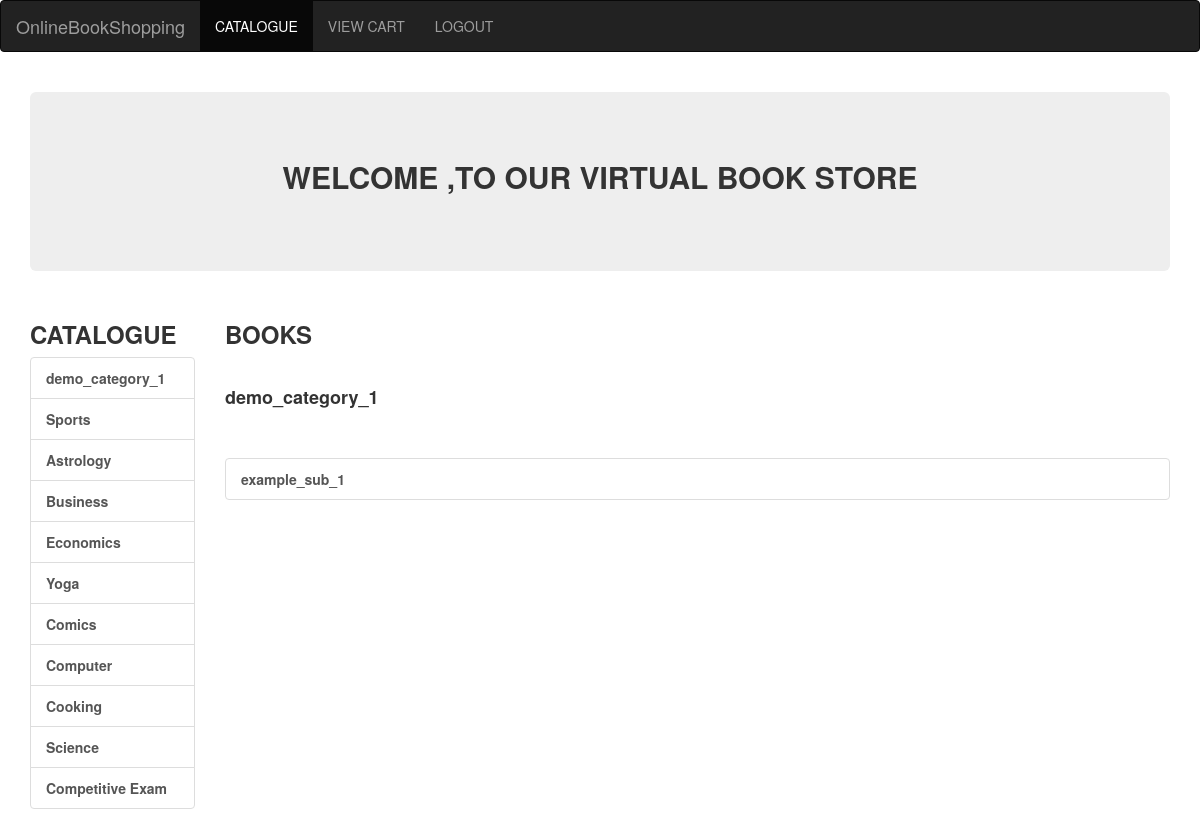
Page /subcat.php?cat=59&catnm=demo_category_1 on the committed database.
### tables this page shows
CREATE TABLE `category` (
  `cat_id` int(4) NOT NULL,
  `cat_nm` varchar(30) NOT NULL
);

CREATE TABLE `subcat` (
  `subcat_id` int(4) NOT NULL,
  `parent_id` int(4) NOT NULL,
  `subcat_nm` varchar(35) NOT NULL
);

### subcat.php (the view, shortened to what this page needs)
<?php
require('includes/config.php');
	$q = "select * from subcat where parent_id=".$_GET['cat'];
	$res1 = mysqli_query($conn,$q) or die("Can't Execute Query..");
	$row1 = mysqli_fetch_assoc($res1);
?>
<!DOCTYPE html>
<html lang="en">
  <head>
    <link href="css/bootstrap.min.css" rel="stylesheet">
  </head>
  <body>
	<div class="navbar navbar-inverse">
		<div class="Container">
			<div class="navbar-header">
				<a href="#" class="navbar-brand">OnlineBookShopping</a>
			</div>
			<div class="collapse navbar-collapse">
				<ul class="nav navbar-nav">
					<li class="active"><a href="home_of_user.php">CATALOGUE</a></li>
					<li><a href="viewcart.php">VIEW CART</a></li>
					<li><a href="logout.php">LOGOUT</a></li>
				</ul>
			</div>
		</div>
	</div>
	<div class="container">
	  <div class="jumbotron">
		<?php
			echo "<h2><center><b>WELCOME ".$user.",TO OUR VIRTUAL BOOK STORE</b></center></h2>";
		?>
	  </div>
	</div>
	<div class="container">
		<div class="row">
			<div class="col-md-2">
				<h3><b>CATALOGUE<b></h3>
				<ul class="list-group">
					<?php
						$query="select * from category ";
						$res=mysqli_query($conn,$query);
						while($row=mysqli_fetch_assoc($res))
							{
								echo '<a href="subcat.php?cat='.$row['cat_id'].'&catnm='.$row['cat_nm'].'"'.' class="list-group-item">'.$row['cat_nm'].'</a>';
							}
					?>
				</ul>
			</div>
			<div class="col-md-10">
				<h3><b>BOOKS<b></h3><br>
				<?php echo "<h4><b>".$_GET['catnm']."</b></h4>";?><br><br>
				<ul class="list-group">
				<?php
					do
					{
						echo '<a href="booklist.php?subcatid='.$row1['subcat_id'].'&subcatnm='.$row1["subcat_nm"].'" class="list-group-item">'.$row1['subcat_nm'].'</a>';
					}while($row1=mysqli_fetch_assoc($res1))
				?>
				</ul>
			</div>
		</div>
	</div>
  </body>
<html>

### rows in the picture
category: cat_nm "demo_category_1"
category: cat_nm "Sports"
category: cat_nm "Astrology"
category: cat_nm "Business"
category: cat_nm "Economics"
category: cat_nm "Yoga"
category: cat_nm "Comics"
category: cat_nm "Computer"
category: cat_nm "Cooking"
category: cat_nm "Science"
category: cat_nm "Competitive Exam"
subcat: subcat_nm "example_sub_1"

### other values in the picture
$_GET['catnm'] "demo_category_1"
